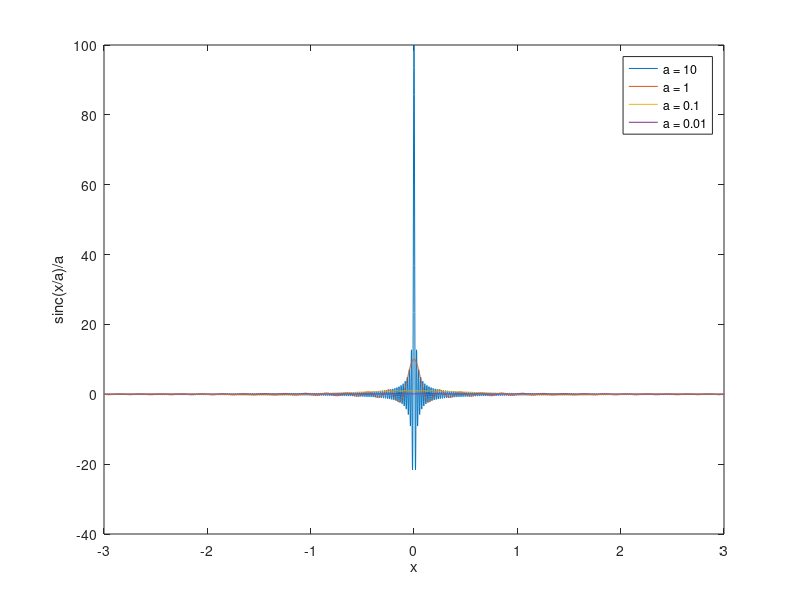
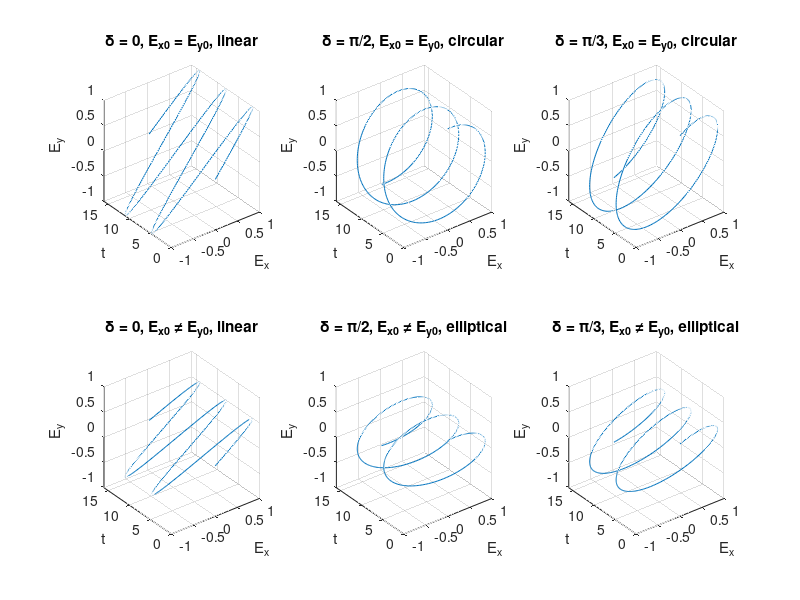
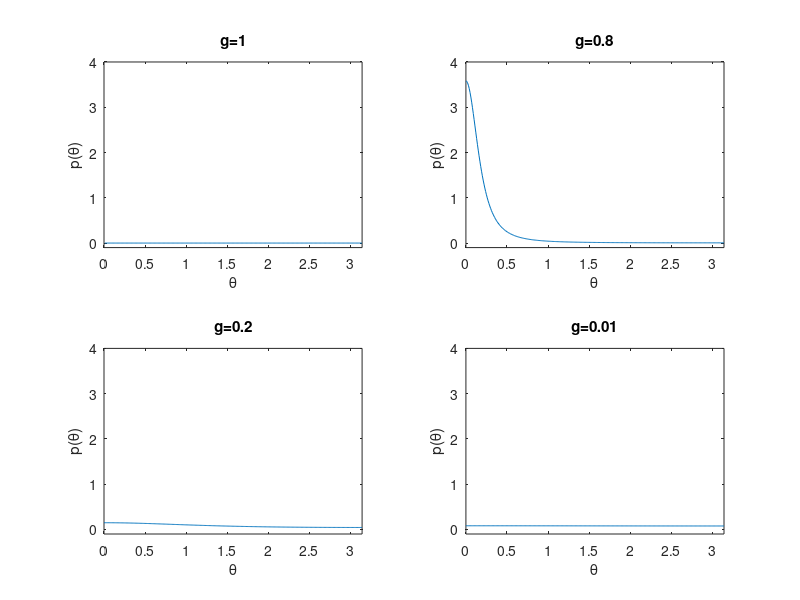
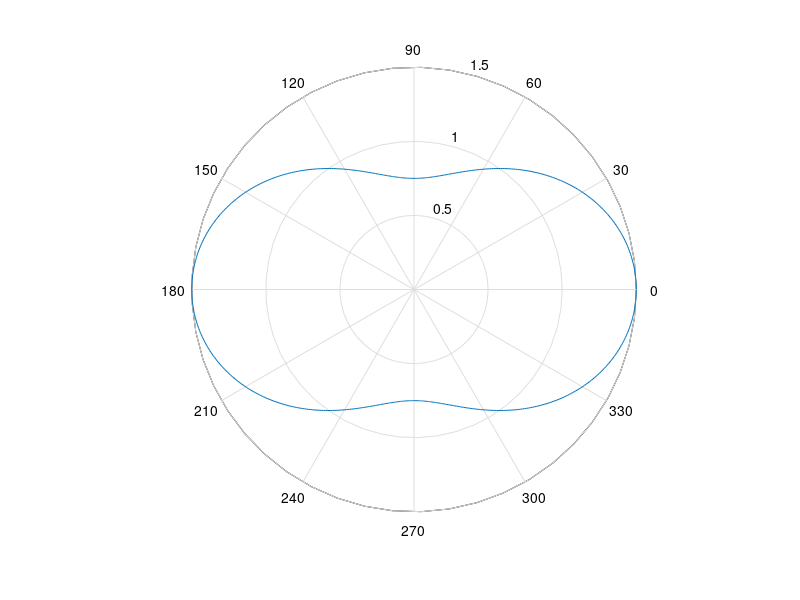

Write the MATLAB code that produced these figures, in order.
clear all;close all;
%% 1
x = -3:0.001:3;
a = [0.01,0.1,1,10];
figure(1);
for i = 1:length(a)
    y = sinc(x/a(i))/a(i);
    plot(x,y);hold on
end
xlabel('x');ylabel('sinc(x/a)/a');
legend('a = 10','a = 1', 'a = 0.1', 'a = 0.01');

%% 3
omega_x = 1;
omega_y = 1;
t = 0:pi/100:5*pi;
% case 1: Ex0 = Ey0
Ex0 = 1;
Ey0 = Ex0;
% case 1.1 delta = 0
delta = 0;
Ex = Ex0*sin(omega_x*t);
Ey = Ey0*sin(omega_y*t + delta);
figure(2);
subplot(231);
plot3(Ex,t,Ey);grid on
title('\delta = 0, E_{x0} = E_{y0}, linear');
xlabel('E_x');ylabel('t');zlabel('E_y');
axis([-1 1 0 16 -1 1]);
% case 1.2 delta = pi/2
delta = pi/2;
Ex = Ex0*sin(omega_x*t);
Ey = Ey0*sin(omega_y*t + delta);
subplot(232);
plot3(Ex,t,Ey);grid on
title('\delta = \pi/2, E_{x0} = E_{y0}, circular');
xlabel('E_x');ylabel('t');zlabel('E_y');
axis([-1 1 0 16 -1 1]);
% case 1.3 delta = pi/3
delta = pi/3;
Ex = Ex0*sin(omega_x*t);
Ey = Ey0*sin(omega_y*t + delta);
subplot(233);
plot3(Ex,t,Ey);grid on
title('\delta = \pi/3, E_{x0} = E_{y0}, circular');
xlabel('E_x');ylabel('t');zlabel('E_y');
axis([-1 1 0 16 -1 1]);
% case 2: Ex0 not eq Ey0
Ey0 = 0.5*Ex0;
% case 2.1 delta = 0
delta = 0;
Ex = Ex0*sin(omega_x*t);
Ey = Ey0*sin(omega_y*t + delta);
subplot(234);
plot3(Ex,t,Ey);grid on
title('\delta = 0, E_{x0} \neq E_{y0}, linear');
xlabel('E_x');ylabel('t');zlabel('E_y');
axis([-1 1 0 16 -1 1]);
% case 2.2 delta = pi/2
delta = pi/2;
Ex = Ex0*sin(omega_x*t);
Ey = Ey0*sin(omega_y*t + delta);
subplot(235);
plot3(Ex,t,Ey);grid on
title('\delta = \pi/2, E_{x0} \neq E_{y0}, elliptical');
xlabel('E_x');ylabel('t');zlabel('E_y');
axis([-1 1 0 16 -1 1]);
% case 1.3 delta = pi/3
delta = pi/3;
Ex = Ex0*sin(omega_x*t);
Ey = Ey0*sin(omega_y*t + delta);
subplot(236);
plot3(Ex,t,Ey);grid on
title('\delta = \pi/3, E_{x0} \neq E_{y0}, elliptical');
xlabel('E_x');ylabel('t');zlabel('E_y');
axis([-1 1 0 16 -1 1]);

%% 4
figure(3);
theta = 0:0.01:pi;
g = [1,0.8,0.2,0.01];
for i = 1:length(g)
    gi = g(i);
    p = (1-gi^2)./(4*pi*(1+gi^2-2*gi*cos(theta)).^(3/2));
    subplot(2,2,i);
    plot(theta,p);xlabel('\theta');ylabel('p(\theta)');
    title_label = strcat('g=',num2str(gi));
    title(title_label);
    axis([0 pi -0.1 4]);
end

%% 5
figure(4);
theta = 0:0.01:2*pi;
p = 3/4*(1+cos(theta).^2);
polar(theta,p);